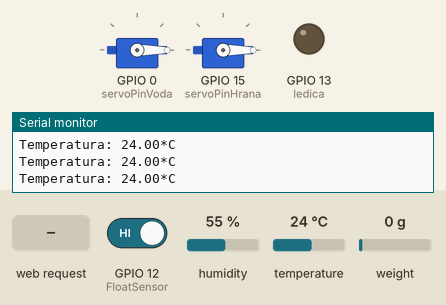
Simulated run of this sketch. Board: ESP8266 (NodeMCU). On the bench: 2 × servo, output pins drawn as LEDs (lit = HIGH), the last lines printed to the serial monitor. Inputs (shaded band) come from the test bench; at power-on: GPIO 12 (FloatSensor) HIGH, humidity 55 %, temperature 24 °C, weight on the scale 0 g. WiFi joins after 1.5 s; servers stay silent unless stated.

Above: at 4.0 s.
4.1 s: HTTP request GET /VODA/on received
At 5.0 s:
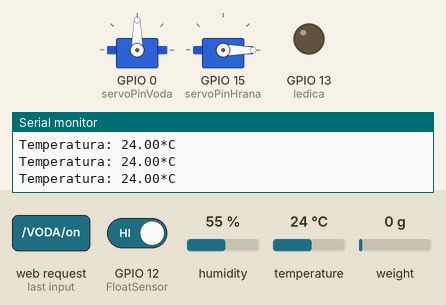
5.7 s: HTTP request GET /HRANA/on received
At 7.0 s:
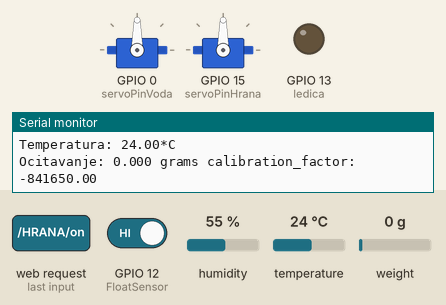
7.3 s: HTTP request GET /VODA/off received
At 8.8 s:
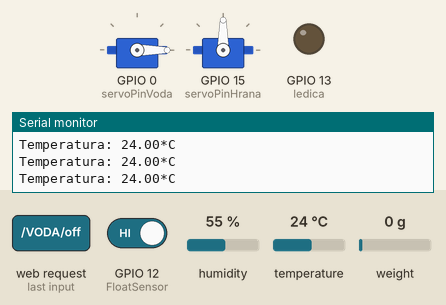
Timing chart, 0 to 10.3 s (numbered marks = the images above; inputs shaded):
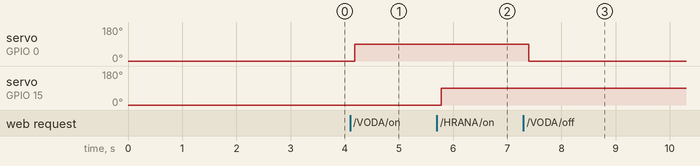

The sketch:

novaESP.ino
```cpp
#include <ESP8266WiFi.h>
#include <HX711.h>
#include <Servo.h>
#include <DHT.h>

#define DHTTYPE DHT11
#define DHTPIN 2
#define ledica 13
#define FloatSensor 12
#define servoPinVoda 0
#define servoPinHrana 15
#define LOADCELL_DOUT_PIN 16
#define LOADCELL_SCK_PIN 14

#define ssid "Baric hotspot"
#define password "baric1995"

HX711 scale;
DHT dht(DHTPIN, DHTTYPE);
Servo ServoVoda;
Servo ServoHrana;

// Set web server port number to 80
WiFiServer server(80);

// Variable to store the HTTP request
String header;

//variables to store the current output state
String outputVodaState = "ZATVORENO";
String outputHranaState = "ZATVORENO";
String outputTarirano = "NE";

void setup()
{
  Serial.begin(9600);
  delay(100);

  pinMode(ledica, OUTPUT);
  pinMode(FloatSensor,INPUT_PULLUP);
  pinMode(DHTPIN, INPUT);
  dht.begin();
  ServoVoda.attach(servoPinVoda);
  ServoHrana.attach(servoPinHrana);
  ServoVoda.write(0);
  ServoHrana.write(0);
  delay(200);

  scale.begin(LOADCELL_DOUT_PIN, LOADCELL_SCK_PIN);
  Serial.println("Uklonite sve utege s vage");
  Serial.println("Pritisnite t za tariranje");
  scale.set_scale();
  scale.tare(); //Reset the scale to 0

  // Connect to Wi-Fi network with SSID and password
  Serial.print("Connecting to ");
  Serial.println(ssid);
  //Connect to your local wi-fi network
  WiFi.begin(ssid, password);
  while (WiFi.status() != WL_CONNECTED)
  {
    delay(500);
    Serial.print(".");
  }
  // Print local IP address and start web server
  Serial.println("");
  Serial.println("WiFi connected.");
  Serial.println("IP address: ");
  Serial.println(WiFi.localIP());

  server.begin();
  Serial.println("HTTP server started");

}

void loop()
{
  int voda = read_floatSensor();
  float temp = read_temperature();
  float masa = get_grams();


  WiFiClient client = server.available();   // Listen for incoming clients
  if (client) // If a new client connects,
  {
    Serial.println("New Client.");          // print a message out in the serial port
    String currentLine = "";                // make a String to hold incoming data from the client
    while (client.connected()) { // loop while the client's connected
      if (client.available())  // if there's bytes to read from the client,
      {
        char c = client.read();             // read a byte, then
        Serial.write(c);                    // print it out the serial monitor
        header += c;
        if (c == '\n') // if the byte is a newline character
        {
          // if the current line is blank, you got two newline characters in a row.
          // that's the end of the client HTTP request, so send a response:
          if (currentLine.length() == 0)
          {
            // HTTP headers always start with a response code (e.g. HTTP/1.1 200 OK)
            // and a content-type so the client knows what's coming, then a blank line:
            client.println("HTTP/1.1 200 OK");
            client.println("Content-type:text/html");
            client.println("Refresh: 1");
            client.println("Connection: close");
            client.println();

            // turns the GPIOs on and off
            if (header.indexOf("GET /VODA/on") >= 0)
            {
              Serial.println("GPIO Voda on");
              outputVodaState = "OTVORENO";
              ServoVoda.write(90);
            }

            else if (header.indexOf("GET /VODA/off") >= 0)
            {
              Serial.println("GPIO Voda off");
              outputVodaState = "ZATVORENO";
              ServoVoda.write(0);
            }

            else if (header.indexOf("GET /HRANA/on") >= 0)
            {
              Serial.println("GPIO Hrana on");
              outputHranaState = "OTVORENO";
              ServoHrana.write(90);
            }

            else if (header.indexOf("GET /HRANA/off") >= 0)
            {
              Serial.println("GPIO Hrana off");
              outputHranaState = "ZATVORENO";
              ServoHrana.write(0);
            }
            else if (header.indexOf("GET /TARIRA/on") >= 0)
            {
              Serial.println("TARIRANO");
              outputTarirano = "DA";
              scale.tare();
            }
            else if (header.indexOf("GET /TARIRA/off") >= 0)
            {
              Serial.println("NE TARIRAM");
              outputTarirano = "NE";
              //scale.tare();
            }

            // Display the HTML web page
            client.println("<!DOCTYPE html><html>");
            client.println("<head><meta name=\"viewport\" content=\"width=device-width, initial-scale=1\">");
            client.println("<link rel=\"icon\" href=\"data:,\">");
            // CSS to style the on/off buttons
            // Feel free to change the background-color and font-size attributes to fit your preferences
            client.println("<style>html { font-family: Helvetica; display: inline-block; margin: 0px auto; text-align: center;}");
            client.println(".button { background-color: #008000; border: none; color: white; padding: 16px 40px;");
            client.println("text-decoration: none; font-size: 30px; margin: 2px; cursor: pointer;}");
            client.println(".button2 {background-color: #FF0000;}");
            client.println(".button3 {background-color: #FF0000;}</style></head>");

            // Web Page Heading
            //client.println("<img src=https://www.ferit.unios.hr/new-images/ferit-logo-350.png>");
            client.println("<body><h1>Pet Feeder</h1>");


            client.println("<p>Razina vode: (0 - ima vode; 1 - nema vode)</p>");
            client.println("<p><b>" + String(voda) + "</b></p>");


            client.println("<p>Temperatura okruzenja: </p>");
            client.println("<p><b> " + String(temp) + " *C" "</b></p>");

            client.println("<p>Tezina hrane: </p>");
            client.println("<p><b> " + String(masa) + " grama" "</b></p>");

            // Display current state, and ON/OFF buttons for GPIO 5
            client.println("<p>Servo Voda - Status " + outputVodaState + "</p>");
            // If the outputVodaState is ZATVORENO, it displays the Otvori button
            if (outputVodaState == "ZATVORENO")
            {
              client.println("<p><a href=\"/VODA/on\"><button class=\"button\">Otvori</button></a></p>");
            }
            else
            {
              client.println("<p><a href=\"/VODA/off\"><button class=\"button button2 button3\">Zatvori</button></a></p>");
            }

            // Display current state, and OTVORENO/ZATVORENO buttons for SERVO HRANA
            client.println("<p>Servo Hrana - Status " + outputHranaState + "</p>");
            // If the outputHranaState is ZAT, it displays the Otvori button
            if (outputHranaState == "ZATVORENO")
            {
              client.println("<p><a href=\"/HRANA/on\"><button class=\"button\">Otvori</button></a></p>");
            }
            else
            {
              client.println("<p><a href=\"/HRANA/off\"><button class=\"button button2 button3\">Zatvori</button></a></p>");
            }


            if (outputTarirano == "NE")
            {
              client.println("<p><a href=\"/TARIRA/on\"><button class=\"button\">TARIRAJ</button></a></p>");
            }
            else
            {
              client.println("<p><a href=\"/TARIRA/off\"><button class=\"button button2 button3\">BACK</button></a></p>");
            }
            client.println("<body style=background-color:powderblue;>");
            client.println("</body></html>");

            // The HTTP response ends with another blank line
            client.println();
            // Break out of the while loop
            break;
          }
          else
          { // if you got a newline, then clear currentLine
            currentLine = "";
          }
        }
        else if (c != '\r')
        {  // if you got anything else but a carriage return character,
          currentLine += c;      // add it to the end of the currentLine
        }
      }
    }
    // Clear the header variable
    header = "";
    // Close the connection
    client.stop();
    Serial.println("Client disconnected.");
    Serial.println("");
  }
}


float get_grams()
{
  long t;
  float calibration_factor = -841650;
  float masa, grams;
  scale.set_scale(calibration_factor);
  if (millis() > t + 1000) { //funkcija za pauzu od 1 sekunde koja ne zaustavlja program kao delay, nego samo svake sekunde ispisuje očitanje, ali program se stalno izvršava
    Serial.print("Ocitavanje: ");
    masa = scale.get_units();
    grams = 1000 * masa;
    Serial.print(grams, 3);
    Serial.print(" grams");
    Serial.print(" calibration_factor: ");
    Serial.print(calibration_factor);
    Serial.println();
    t = millis();
  }
  if(Serial.available())
  {
  char tmp = Serial.read();
  //ako je poslano slovo t onda vagu postavimo na 0(tariramo)
  if(tmp == 't')
  scale.tare();
  }
  return grams;
}


int read_floatSensor()
{
  long vrijeme;
  bool buttonStateVoda;
  buttonStateVoda = digitalRead(FloatSensor);
  if (millis() > vrijeme + 1000)
  {
    if (buttonStateVoda == 0)
    {
      Serial.println("IMA vode!!!");
      ServoVoda.write(0);
      digitalWrite(ledica, buttonStateVoda);
    }
    if (buttonStateVoda == 1)
    {
      Serial.println("UPOZORENJE!!! Nema vode!!!");
      digitalWrite(ledica, buttonStateVoda);
    }
    vrijeme = millis();
  }
  return buttonStateVoda;
}


float read_temperature()
{
  float temperature;
  temperature = dht.readTemperature();
  if (isnan(temperature))
  {
    Serial.print("Neuspješno očitavanje senzora! ");
  }
  Serial.print("Temperatura: ");
  Serial.print(temperature);
  Serial.print("*C");
  Serial.println();
  return temperature;
}
```

Measured:
- after the input at 4.1 s, servo on GPIO 0 (servoPinVoda): 0° → 90° after 0.09 s
- after the input at 5.7 s, servo on GPIO 15 (servoPinHrana): 0° → 90° after 0.08 s
- after the input at 7.3 s, servo on GPIO 0 (servoPinVoda): 90° → 0° after 0.09 s
